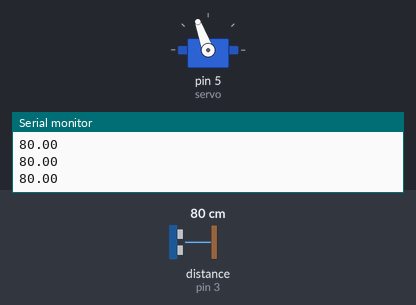
Simulated run of this sketch. Board: Arduino Uno, built with avr-gcc and run on an emulated ATmega328P. Parts: servo, the last lines printed to the serial monitor. Wiring (inferred from the names in the program): ultrasonic range finder: trigger pin 2; echo pin 3. The inputs (shaded band) are chosen by the test bench; at power-on: distance to the obstacle (sensor on pin 3) 80 cm. The echo pulse lasts 58.3 µs per cm.

Above: at 1.2 s.
1.3 s: distance to the obstacle (sensor on pin 3) set to 2 cm
At 1.8 s:
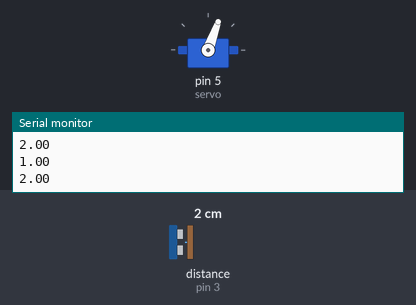
2.8 s: distance to the obstacle (sensor on pin 3) set to 60 cm
At 3.2 s:
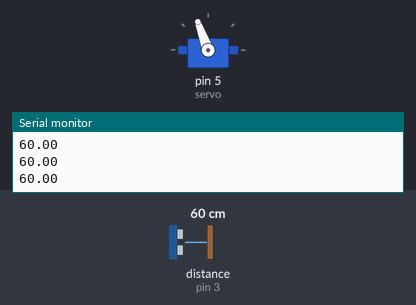
Timing chart, 0 to 5.8 s (numbered marks = the images above; inputs shaded):
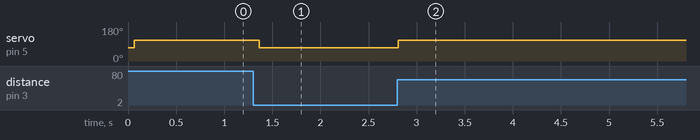

Measured:
- after the input at 1.3 s, servo on pin 5 (servo): 110° → 70° after 0.07 s
- after the input at 2.8 s, servo on pin 5 (servo): 70° → 110° at once

The sketch:

controlproj.ino
```cpp
#include <Servo.h>
Servo servo;

#define trig 2
#define echo 3

#define kp 59.2 //needs tuning 3ala hasb sor3et balance
//#define kd 31.455
#define kd 14.19 //needs tuning 3ala hasb sor3et balance

// Compensator parameters
#define Kc 1.0     // Compensator gain
#define T 0.02     // Zero location (seconds)
#define B 476.19      // Lag factor (<1 for lag)

// Compensator state variables
double prevPD = 0;
double prevComp = 0;

double priError = 0;


void setup() {
  pinMode(trig, OUTPUT);
  pinMode(echo, INPUT);
  digitalWrite(trig, LOW); // ensure idle low
  servo.attach(5);
  Serial.begin(9600);
  servo.write(50);

}
void loop() {
//    int a = distance();
//    Serial.println(a);
  static unsigned long lastMeasMs = 0;
  static double lastDistance = 0;

  // sample distance at most every 60 ms
  if (millis() - lastMeasMs >= 60) {
    lastDistance = distance();
    lastMeasMs = millis();
    Serial.println(lastDistance, 2);
}

PD_Lag(lastDistance);
}

double distance () {
  // Trigger 10 us pulse, ensure clean low before/after
  digitalWrite(trig, LOW);
  delayMicroseconds(4);
  digitalWrite(trig, HIGH);
  delayMicroseconds(10);
  digitalWrite(trig, LOW);

  // Add timeout (e.g., 30 ms) to avoid blocking
  unsigned long t = pulseIn(echo, HIGH, 30000UL);
  if (t == 0) {
    // No echo within timeout: return last valid or a safe default
    return -1; // indicate invalid
  }
  double cm = t / 29 / 2; // HC-SR04 conversion
  // Clamp to reasonable range
  if (cm < 0) cm = 0;
  if (cm > 400) cm = 400;
  return cm;
}


void PD_Lag(double dis) {
  if (dis < 0.0) {
    // skip control update on invalid echo
    return;
  }

  int setP = 15; //needs tuning

  double error = dis - setP;

  // PD controller
  double Pvalue = error * kp;
  double Dvalue = (error - priError) * kd;
  double PDvalue = Pvalue + Dvalue;
  priError = error;

  // Lag compensator using Kc, T, B
  // Lag filter: compValue = alpha*prevComp + (1-alpha)*PDvalue
  double alpha = 0.9; // adjust between 0.7–0.95
  double compValue = alpha * prevComp + (1 - alpha) * PDvalue;
  prevComp = compValue;


  // Update states
  prevPD   = PDvalue;
  prevComp = compValue;

  // Servo mapping
  // Double-precision linear map
  auto linearMap = [](double x, double in_min, double in_max, double out_min, double out_max) {
    return (x - in_min) * (out_max - out_min) / (in_max - in_min) + out_min;
  };

  // Map PD+lag output to servo angle range [135 -> 0], then constrain to [40, 170]
  double angle = linearMap(compValue, -180, 180.0, 0.0, 180.0);
  if (angle < 70) angle =70;
  if (angle > 110) angle = 110.0;
  servo.write((int)angle);

}
```
